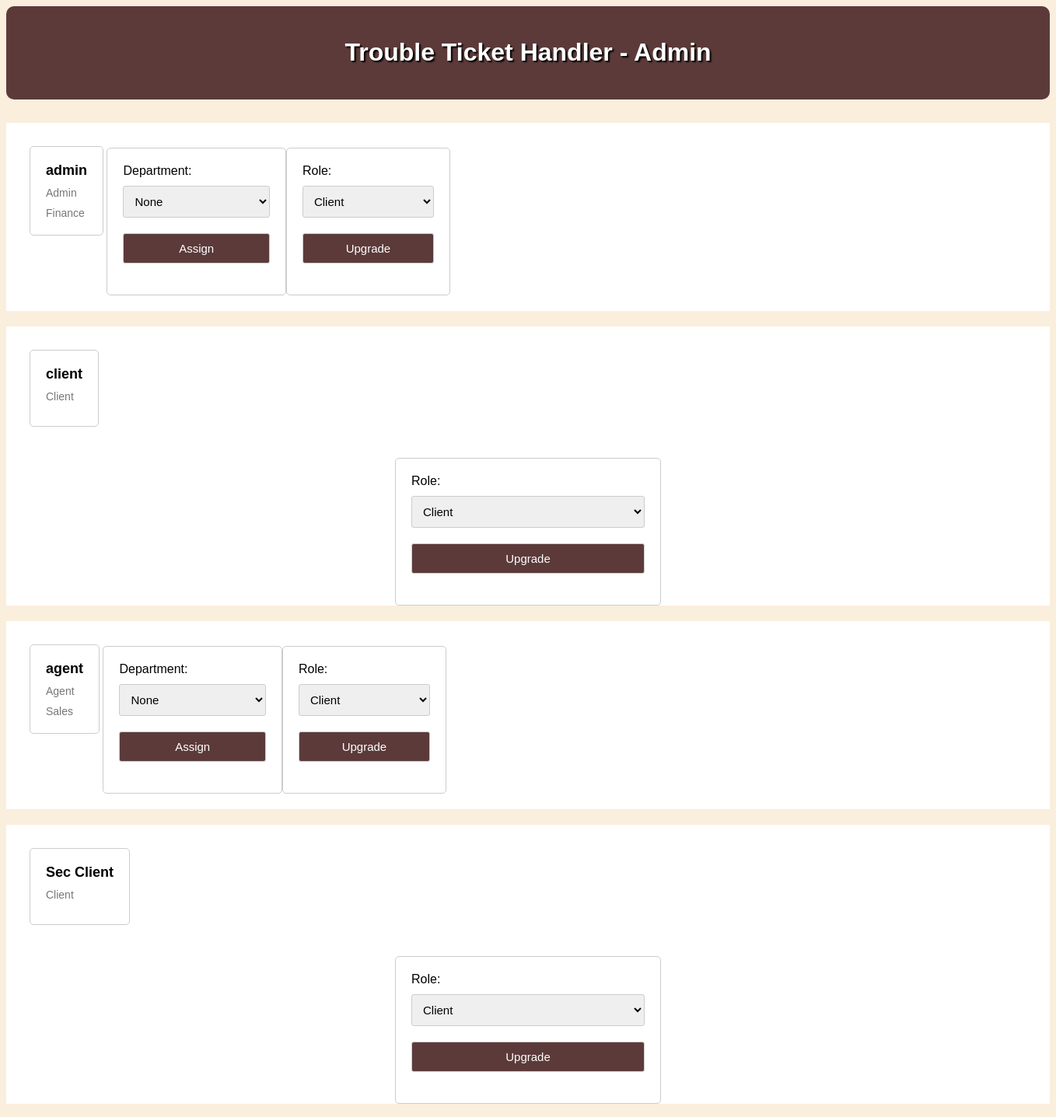
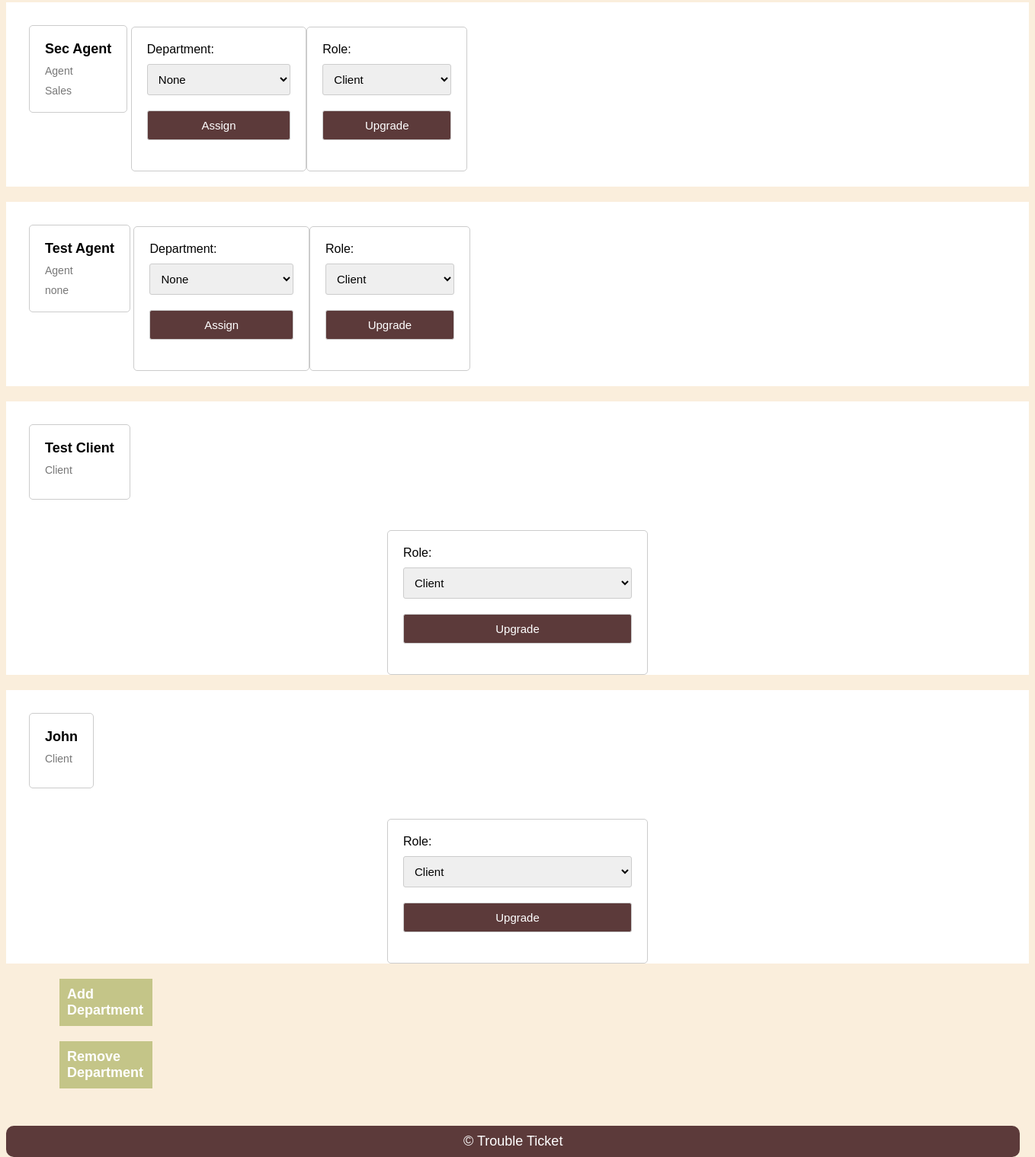
The page /admin_menu.php (signed in) on the database its author committed (2 pictures, top to bottom).
### tables this page shows
CREATE TABLE user (
  id INTEGER PRIMARY KEY AUTOINCREMENT,
  status TEXT NOT NULL,
  name TEXT NOT NULL,
  username TEXT UNIQUE NOT NULL,
  password TEXT NOT NULL,
  email TEXT NOT NULL,
  department TEXT
);

### admin_menu.php (the view, shortened to what this page needs)
<?php
$db = getDataBaseConnection();
$stmt = $db->prepare("SELECT * FROM user WHERE id = :id");
$stmt->bindParam(':id', $_SESSION['user_id']);
$stmt->execute();
$stmt = $db->prepare("SELECT * FROM user");
$stmt->execute();
$users = $stmt->fetchAll();
?>
<!DOCTYPE html>
<html lang="en-US">
<head>
    <link rel="stylesheet" href="style2.css">
</head>
<body>
<header>
    <h1><a href="admin.php">Trouble Ticket Handler - Admin</a></h1>
</header>
<?php foreach ($users as $user): ?>
  <div id = "user_prof">
      <div id = "user">
        <h3><?= $user['name'] ?></h3>
        <p><?= $user['status'] ?></p>
        <p><?= $user['department'] ?></p>
      </div>
      <?php if($user['status']== 'Agent' or $user['status']== 'Admin'){ ?>
      <div id = "assign-agent">
        <form action="" method="post">
          <label for="department">Department:</label>
          <select name="department">
            <option value = "none"> None </option>
          </select>
          <input type="submit" name="assign" value="Assign">
        </form>
      <?php } ?>
      <form action="" method="post">
          <label for="role">Role:</label>
          <select name="role">
            <?php foreach (array('Client', 'Agent', 'Admin') as $role): ?>
              <option value="<?php echo $role; ?>"> <?php echo $role; ?> </option>
            <?php endforeach; ?>
          </select>
          <input type="submit" name="upgrade" value="Upgrade">
      </form>
      </div>
  </div>
    <?php
  endforeach; ?>
<a href="#" class = "dep-ar" onclick="showFormDep()">Add Department</a>
<a href="#" class = "dep-ar" onclick="showFormRem()">Remove Department</a>
<footer>
&copy; Trouble Ticket
</footer>
</body>
</html>

### style2.css (style rules this page uses)
body { font-family: Arial, sans-serif; background-color: rgb(250, 238, 220); margin: 15; padding: 0; margin-bottom: 70px; }
header { background-color: rgb(92, 58, 58); color: #fff; padding: 20px; text-align: center; margin-bottom: 30px; border-radius: 10px; text-shadow: black 2px 2px 2px; }
h1 a { color: white; margin: 20px; }
form { max-width: 300px; margin: 20px auto; padding: 20px; background-color: #fff; border: 1px solid #ccc; border-radius: 5px; }
label { display: block; margin-bottom: 10px; }
a { color: rgb(92, 58, 58); text-decoration: none; }
footer { position: fixed; bottom: 0; width: 96.5%; border-radius: 10px; text-align: center; background-color: rgb(92, 58, 58); color: #fff; padding: 10px; margin-top: 30px; font-size: 18px; }
input[type="submit"] { font-size: 17px; background-color: rgb(92, 58, 58); color: #fff; padding: 10px 20px; border: none; border-radius: 3px; cursor: pointer; }
.dep-ar { background-color:rgba(144, 158, 54, 0.5); margin-left: 70px; margin-right: 1150px; padding: 10px; display: inline-block; font-size: 18px; font-weight: bold; color: white; box-sizing: content-box; margin-bottom: 20px; }
form textarea, form select, form input[type="checkbox"], form input[type="submit"] { width: 100%; padding: 10px; margin-bottom: 20px; border-radius: 3px; border: 1px solid #ccc; font-size: 15px; }
form select { margin-bottom: 20px; }
#user { background-color: #fff; padding: 20px; margin-top: 30px; margin-bottom: 20px; border: 1px solid #ccc; border-radius: 5px; margin-left: 30px; }
#user h3 { font-size: 18px; margin-bottom: 5px; }
#user p { margin-bottom: 0; color: #555; }
#user { display: inline-flex; flex-direction:column; align-items: left; }
#user h3 { margin: 0; }
#user p { margin: 0; font-size: 14px; color: #777; margin-top: 10px; }
#assign-agent { display: inline-flex; margin-left: auto; }
#user_prof { display: block; background-color: #fff; margin-bottom: 20px; }

### rows shown on the page
user: name "admin", status "Admin", department "Finance"
user: name "client", status "Client"
user: name "agent", status "Agent", department "Sales"
user: name "Sec Client", status "Client"
user: name "Sec Agent", status "Agent", department "Sales"
user: name "Test Agent", status "Agent", department "none"
user: name "Test Client", status "Client"
user: name "John", status "Client"

### other values the page prints
form field role "Client"
